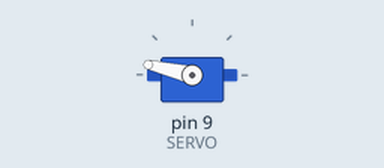
This sketch was run on a simulated Arduino Uno, built with avr-gcc and run on an emulated ATmega328P. On the bench: servo.

Above: at 0.3 s.
Timing chart, 0 to 1.8 s (numbered marks = the images above):
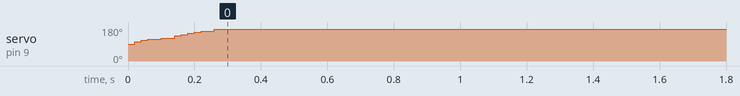

Measured:
- by itself, servo on pin 9 (SERVO): moves from 90° to 167° over 0.24 s

The sketch:

Reset.ino
```cpp
#include <VarSpeedServo.h>

const int SERVO = 9;

VarSpeedServo servo;

void setup() {
  // put your setup code here, to run once:
  servo.attach(SERVO, 0, 150);
  servo.slowmove(167, 200);
}

void loop() {
  // put your main code here, to run repeatedly:

}
```
